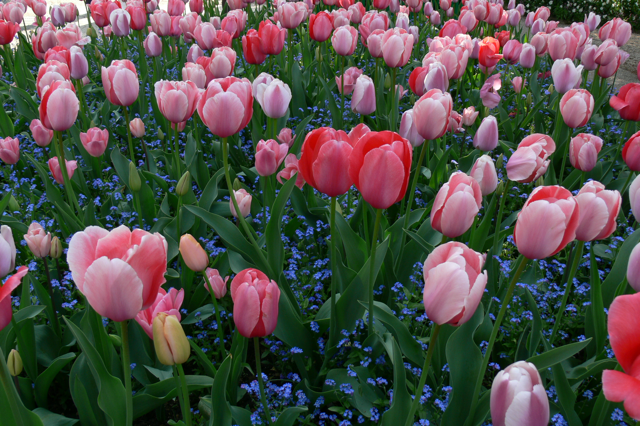
#> input picture Module-06/Python-B/flowers8.png, 640 x 426 px
$ python resize.py
#> lines starting #> are read from the running program, lines starting #| are printed output that depends on the picture
import cv2
import numpy as np
import matplotlib.pyplot as plt

img = cv2.imread('flowers8.png')
#> img is the input picture: shape (426, 640, 3); mean B, G, R 72.1, 77.9, 83.3

resized = cv2.resize(img, (320, 240))
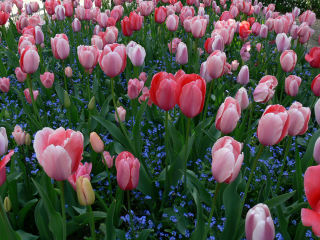
#> resized: shape (240, 320, 3); mean B, G, R 72, 77.8, 83.2
(h, w) = img.shape[:2]
#> h = 426; w = 640
M = cv2.getRotationMatrix2D((w//2, h//2), 45, 1.0)
rotated = cv2.warpAffine(img, M, (w, h))
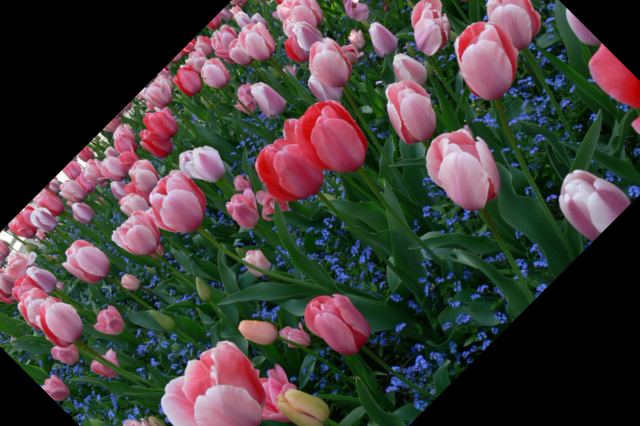
#> rotated: shape (426, 640, 3); mean B, G, R 57.3, 61.2, 65.6
plt.subplot(131); plt.imshow(cv2.cvtColor(img, cv2.COLOR_BGR2RGB)); plt.title('Original')
plt.subplot(132); plt.imshow(cv2.cvtColor(resized, cv2.COLOR_BGR2RGB)); plt.title('Resized')
plt.subplot(133); plt.imshow(cv2.cvtColor(rotated, cv2.COLOR_BGR2RGB)); plt.title('Rotated 45')
plt.show()
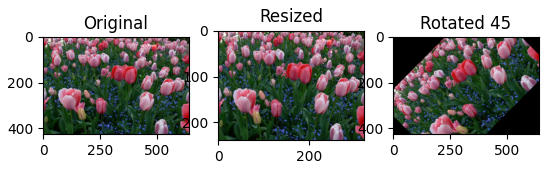
#> figure drawn by matplotlib, 3 panels

$ run again, with Module-06/Python-B/scene00001.png copied over Module-06/Python-B/flowers8.png
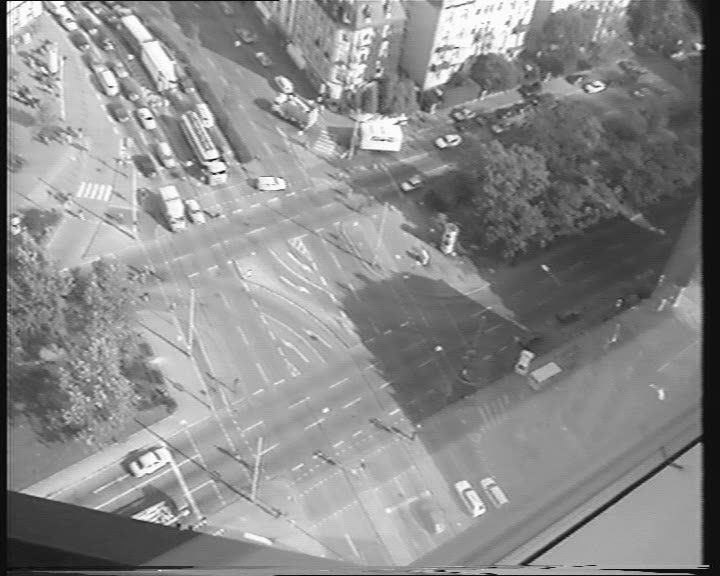
#> input picture Module-06/Python-B/scene00001.png, 720 x 576 px
#> img is the input picture: shape (576, 720, 3); min 0, max 255, mean 138.3
#> `rotated = cv2.warpAffine(img, M, (w, h))`:
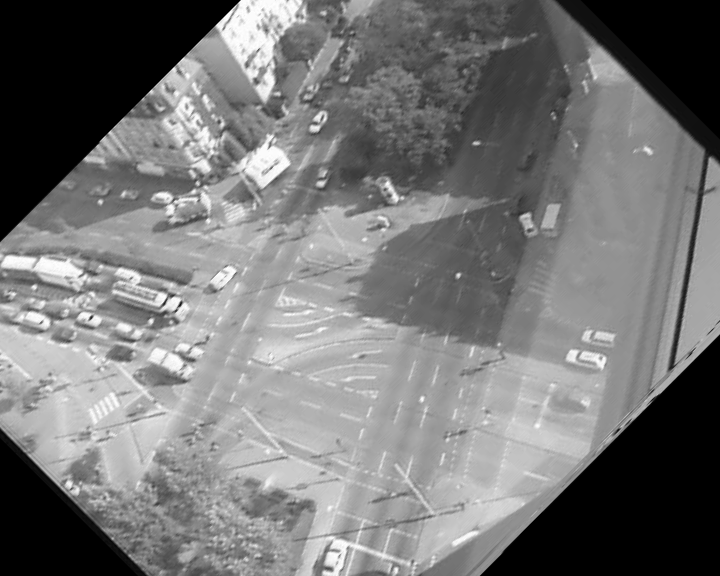
#> rotated: shape (576, 720, 3); min 0, max 255, mean 117.7
#> `plt.show()`:
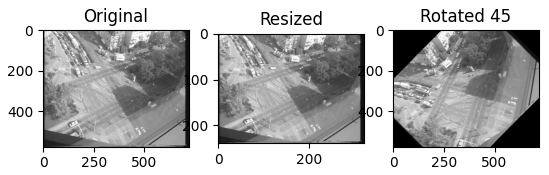
#> figure drawn by matplotlib, 3 panels

$ run again, with Module-06/Python-B/street.png copied over Module-06/Python-B/flowers8.png
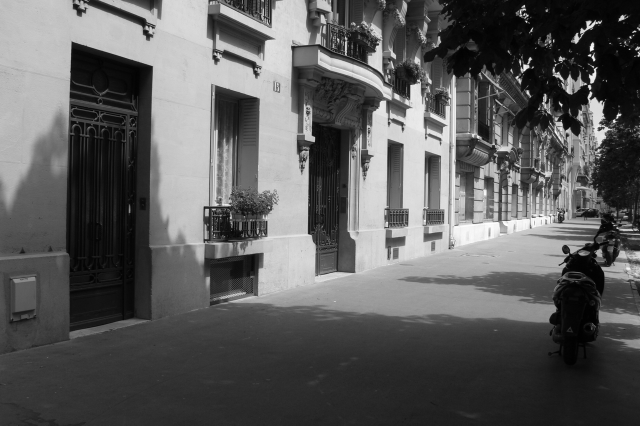
#> input picture Module-06/Python-B/street.png, 1280 x 851 px (shown at 1/2 size)
#> img is the input picture: shape (851, 1280, 3); min 0, max 255, mean 92.4
#> `rotated = cv2.warpAffine(img, M, (w, h))`:
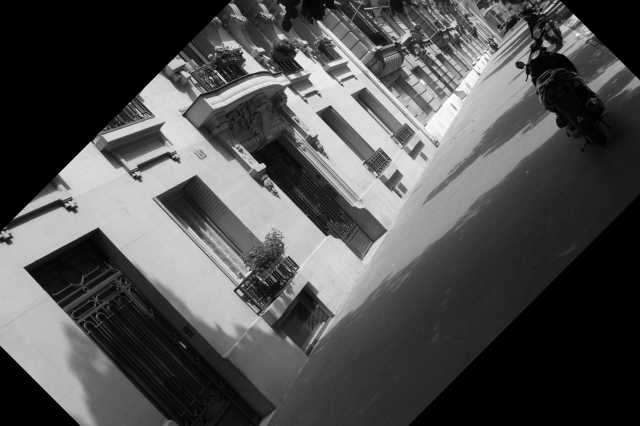
#> rotated: shape (851, 1280, 3) (shown at 1/2 size); min 0, max 255, mean 80.3
#> `plt.show()`:
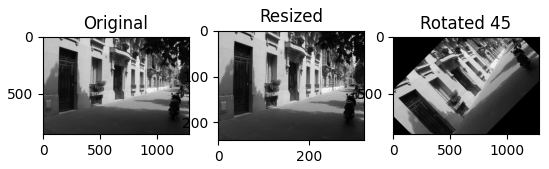
#> figure drawn by matplotlib, 3 panels
